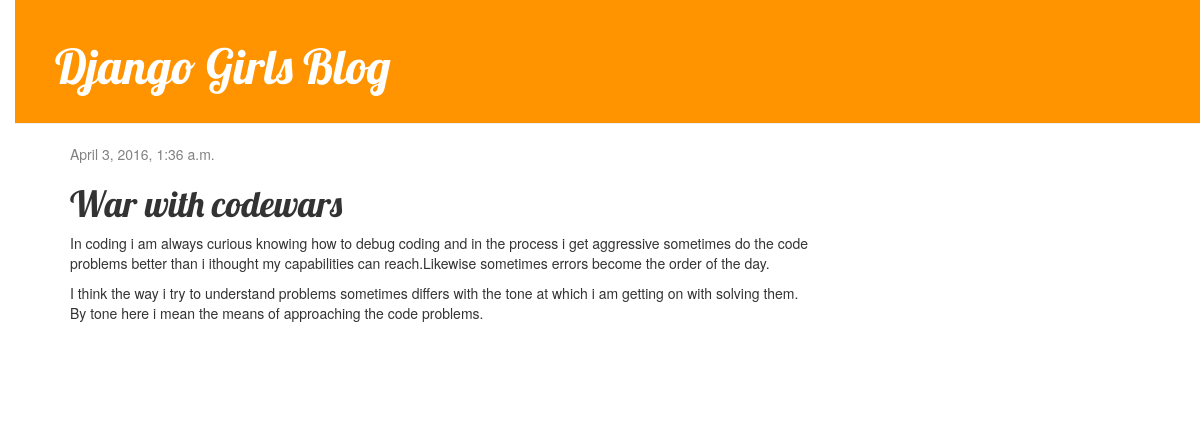
Screenshot of /post/3/ with the database file from the repository.
### blog/models.py (models this page shows, shortened)
class Post(models.Model):
    author = models.ForeignKey('auth.User')
    title = models.CharField(max_length=200)
    text = models.TextField()
    created_date = models.DateTimeField(
            default=timezone.now)
    published_date = models.DateTimeField(
            blank=True, null=True)

### blog/views.py (the view)
# urls.py: url(r'^post/(?P<pk>\d+)/$', views.post_detail, name='post_detail'),
def post_detail(request, pk):
    post = get_object_or_404(Post, pk=pk)
    return render(request, 'blog/post_detail.html', {'post': post})

### blog/templates/blog/post_detail.html (shortened to what this page needs)
{% extends 'blog/base.html' %}
{% block content %}
    <div class="post">
        {% if post.published_date %}
            <div class="date">
                {{ post.published_date }}
            </div>
        {% endif %}
        <h1>{{ post.title }}</h1>
        <p>{{ post.text|linebreaks }}</p>
    </div>
{% endblock %}

### blog/static/css/blog.css (style rules this page uses)
body { padding-left: 15px; }
h1, h2, h3, h4 { font-family: 'Lobster', cursive; }
.date { color: #828282; }
.post { margin-bottom: 70px; }

### rows the page displays
Post: published_date "April 3, 2016, 1:36 a.m.", title "War with codewars", text "In coding i am always curious knowing how to debug coding and in the process i get aggressive sometimes do the code problems better than i ithought my capabilities can reach.Likewise sometimes errors become the order of the day. I think the way i try to understand problems sometimes differs with the tone at which i am getting on with solving them. By tone here i mean the means of approaching the code problems."
